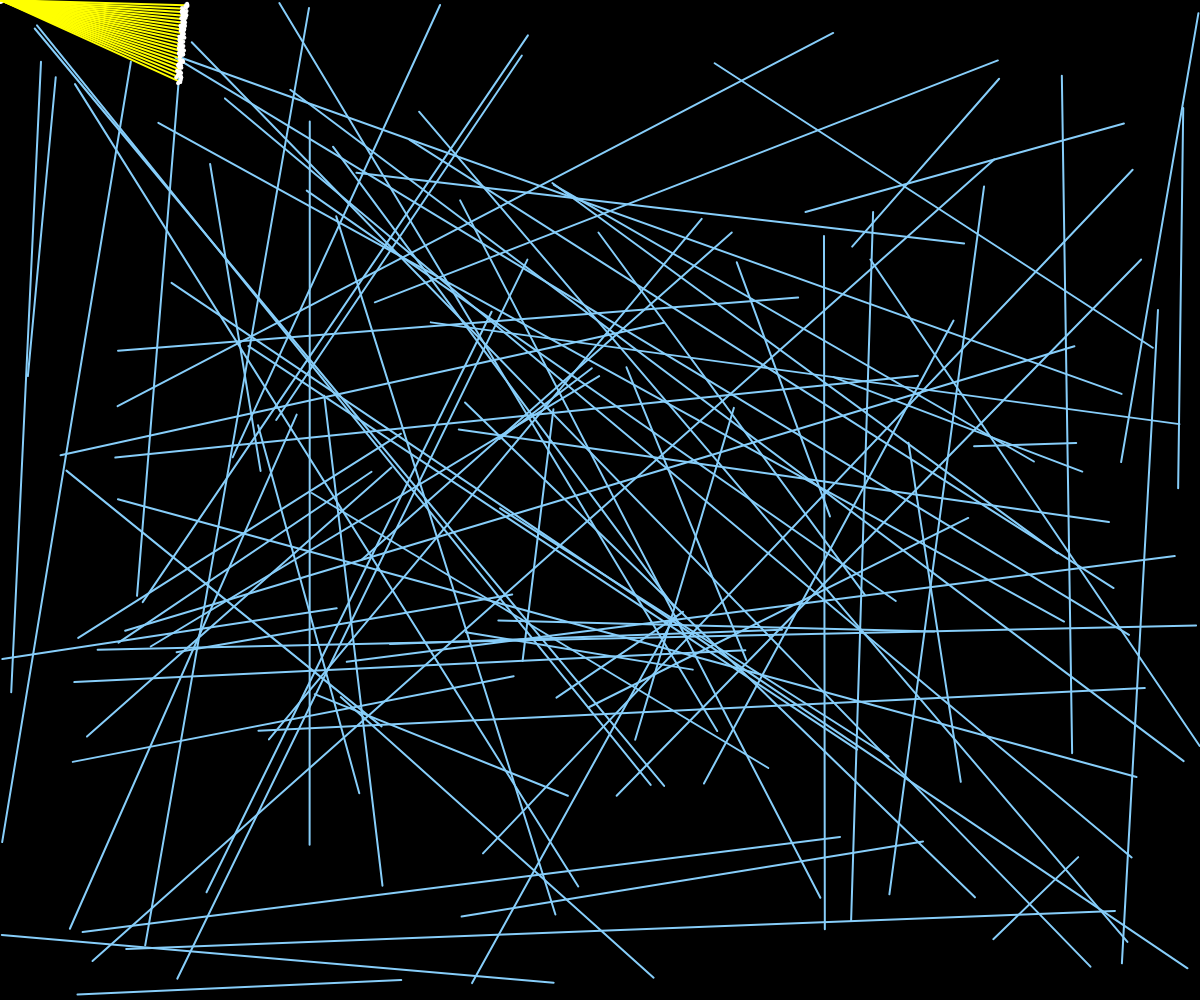
Frame 1 (no input)
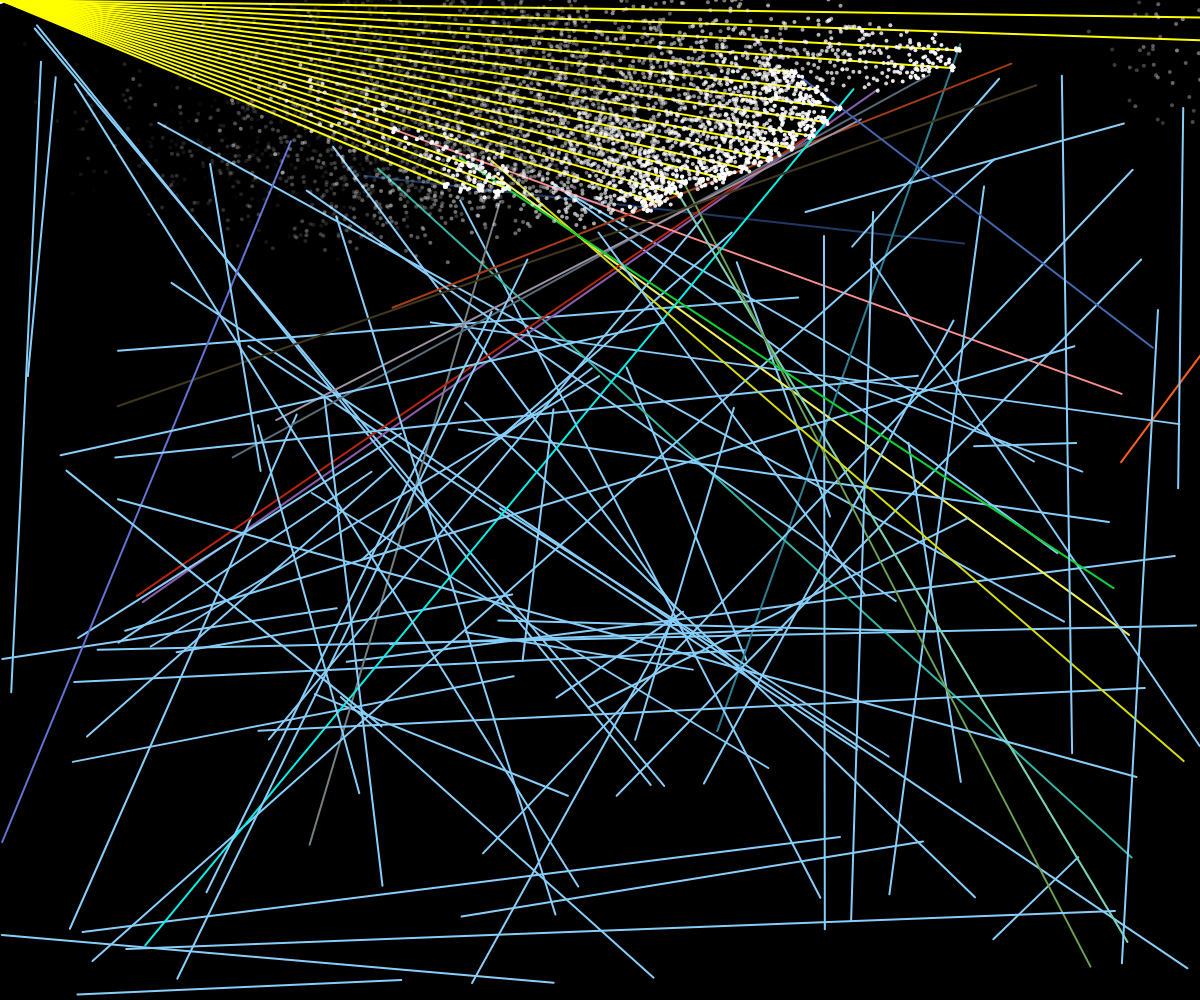
Frame 60 (no input)
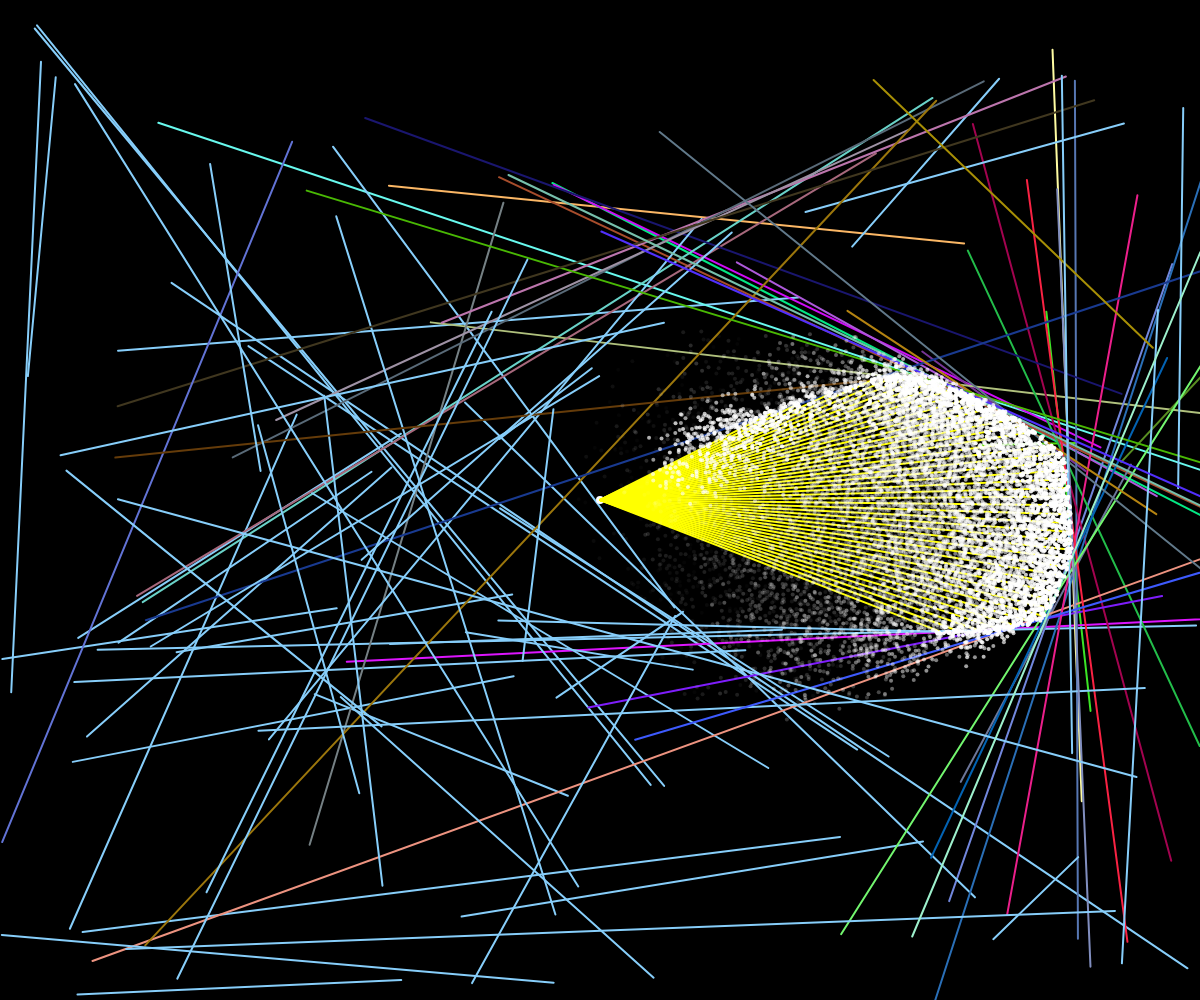
Frame 120 (the mouse pressed at the canvas centre since frame 60)

The p5.js sketch that drew these frames (run headless with seeded random() and noise() and a simulated clock; from frame 60 on, the mouse is pressed at the canvas centre):

// p5.js sketch
// ── sketch.js
let walls = [];
let particle;
let particles = []; // Partículas de chispa
let celebrationParticles = []; // Partículas para celebración

let wallCount = 100;
let rayCount = 1;
let coneAngle = 45;
let coneDirection = 0;
let waveSpeed = 0.1;
let time = 0;
let allLinesGone = false;
let portal; // Portal que aparece al empujar todas las líneas
let portalActivated = false;
let celebrationStarted = false; // Activar celebración
let message = ""; // Mensaje cuando se completa el objetivo

function setup() {
  createCanvas(windowWidth, windowHeight); // Usar el tamaño de la ventana

  for (let i = 0; i < wallCount; i++) {
    let x1 = random(width);
    let x2 = random(width);
    let y1 = random(height);
    let y2 = random(height);
    walls[i] = new Boundary(x1, y1, x2, y2);
  }

  particle = new Particle();
  portal = new Portal(width / 2, height / 2);

  noCursor();
}

function draw() {
  if (celebrationStarted) {
    runCelebration(); // Activar animación de celebración
    return;
  }

  background(0);

  allLinesGone = true;
  for (let wall of walls) {
    if (!wall.isOffScreen()) {
      allLinesGone = false;
    }
    wall.update();
    wall.show();
  }

  if (allLinesGone && !portalActivated) {
    portalActivated = true;
    message = "¡Objetivo Cumplido!"; // Cambia el mensaje cuando se ha completado el objetivo
  }

  if (portalActivated) {
    portal.show();
    portal.checkCollision(particle);
  } else {
    particle.update(mouseX, mouseY);
    particle.show();
    particle.look(walls);
  }

  // Dibujar partículas en pantalla
  for (let i = particles.length - 1; i >= 0; i--) {
    particles[i].update();
    particles[i].show();
    if (particles[i].isFinished()) {
      particles.splice(i, 1);
    }
  }

  time += waveSpeed;

  if (keyIsDown(LEFT_ARROW)) coneDirection -= 2;
  if (keyIsDown(RIGHT_ARROW)) coneDirection += 2;
  if (keyIsDown(UP_ARROW)) coneAngle = constrain(coneAngle + 2, 10, 180);
  if (keyIsDown(DOWN_ARROW)) coneAngle = constrain(coneAngle - 2, 10, 180);

  if (message) {
    fill(255);
    textAlign(CENTER, CENTER);
    textSize(48);
    text(message, width / 2, height / 2);
  }
}

function windowResized() {
  resizeCanvas(windowWidth, windowHeight); // Ajustar el tamaño del canvas cuando cambie el tamaño de la ventana
}

class Boundary {
  constructor(x1, y1, x2, y2) {
    this.a = createVector(x1, y1);
    this.b = createVector(x2, y2);
    this.velocityA = createVector(0, 0);
    this.velocityB = createVector(0, 0);
    this.color = color(135, 206, 250);
  }

  applyForce(force, point) {
    if (point === "a") {
      this.velocityA.add(force);
    } else if (point === "b") {
      this.velocityB.add(force);
    }

    // Cambiar el color al ser impactada
    this.color = color(random(255), random(255), random(255));
  }

  update() {
    this.a.add(this.velocityA);
    this.b.add(this.velocityB);
    this.velocityA.mult(0.9);
    this.velocityB.mult(0.9);
  }

  show() {
    stroke(this.color);
    strokeWeight(2);
    line(this.a.x, this.a.y, this.b.x, this.b.y);
  }

  isOffScreen() {
    return (
      (this.a.x < 0 || this.a.x > width || this.a.y < 0 || this.a.y > height) &&
      (this.b.x < 0 || this.b.x > width || this.b.y < 0 || this.b.y > height)
    );
  }
}

class Particle {
  constructor() {
    this.pos = createVector(width / 2, height / 2);
    this.rays = [];
    this.updateRays();
  }

  updateRays() {
    this.rays = [];
    for (let a = -coneAngle / 2; a <= coneAngle / 2; a += rayCount) {
      let offset = sin(time + radians(a)) * 5;
      this.rays.push(new Ray(this.pos, radians(a + coneDirection + offset)));
    }
  }

  update(x, y) {
    this.pos.set(x, y);
    this.updateRays();
  }

  look(walls) {
    for (let ray of this.rays) {
      let closest = null;
      let record = Infinity;
      let hitWall = null;

      for (let wall of walls) {
        const pt = ray.cast(wall);
        if (pt) {
          const d = p5.Vector.dist(this.pos, pt);
          if (d < record) {
            record = d;
            closest = pt;
            hitWall = wall;
          }
        }
      }

      if (closest && hitWall) {
        stroke(255, 255, 0);
        line(this.pos.x, this.pos.y, closest.x, closest.y);

        const force = p5.Vector.sub(closest, this.pos).setMag(0.5);
        if (p5.Vector.dist(closest, hitWall.a) < p5.Vector.dist(closest, hitWall.b)) {
          hitWall.applyForce(force, "a");
        } else {
          hitWall.applyForce(force, "b");
        }

        // Crear partículas en el punto de impacto
        for (let i = 0; i < 5; i++) {
          particles.push(new Spark(closest.x, closest.y));
        }
      }
    }
  }

  show() {
    fill(255);
    noStroke();
    ellipse(this.pos.x, this.pos.y, 8);
  }
}

class Ray {
  constructor(pos, angle) {
    this.pos = pos;
    this.dir = p5.Vector.fromAngle(angle);
  }

  cast(wall) {
    const x1 = wall.a.x;
    const y1 = wall.a.y;
    const x2 = wall.b.x;
    const y2 = wall.b.y;

    const x3 = this.pos.x;
    const y3 = this.pos.y;
    const x4 = this.pos.x + this.dir.x;
    const y4 = this.pos.y + this.dir.y;

    const den = (x1 - x2) * (y3 - y4) - (y1 - y2) * (x3 - x4);
    if (den === 0) return;

    const t = ((x1 - x3) * (y3 - y4) - (y1 - y3) * (x3 - x4)) / den;
    const u = -((x1 - x2) * (y1 - y3) - (y1 - y2) * (x1 - x3)) / den;

    if (t > 0 && t < 1 && u > 0) {
      const pt = createVector();
      pt.x = x1 + t * (x2 - x1);
      pt.y = y1 + t * (y2 - y1);
      return pt;
    }
    return;
  }
}

class Portal {
  constructor(x, y) {
    this.pos = createVector(x, y);
    this.radius = 50;
    this.pulse = 0;
  }

  show() {
    noFill();
    stroke(0, 255, 0, 150);
    strokeWeight(4 + sin(this.pulse) * 2);
    ellipse(this.pos.x, this.pos.y, this.radius * 2);
    this.pulse += 0.1;
  }

  checkCollision(particle) {
    let d = dist(this.pos.x, this.pos.y, particle.pos.x, particle.pos.y);
    if (d < this.radius) {
      celebrationStarted = true; // Activar celebración
    }
  }
}

class Spark {
  constructor(x, y) {
    this.pos = createVector(x, y);
    this.vel = p5.Vector.random2D().mult(random(1, 3));
    this.lifespan = 255;
  }

  update() {
    this.pos.add(this.vel);
    this.lifespan -= 5;
  }

  isFinished() {
    return this.lifespan < 0;
  }

  show() {
    noStroke();
    fill(255, this.lifespan);
    ellipse(this.pos.x, this.pos.y, 4);
  }
}

function runCelebration() {
  background(lerpColor(color(0), color(random(255), random(255), random(255)), sin(frameCount * 0.05)));
  fill(255);
  textAlign(CENTER, CENTER);
  textSize(48);
  text(message, width / 2, height / 2);

  for (let i = 0; i < 5; i++) {
    celebrationParticles.push(new Spark(random(width), random(height)));
  }

  for (let i = celebrationParticles.length - 1; i >= 0; i--) {
    celebrationParticles[i].update();
    celebrationParticles[i].show();
    if (celebrationParticles[i].isFinished()) {
      celebrationParticles.splice(i, 1);
    }
  }
}
